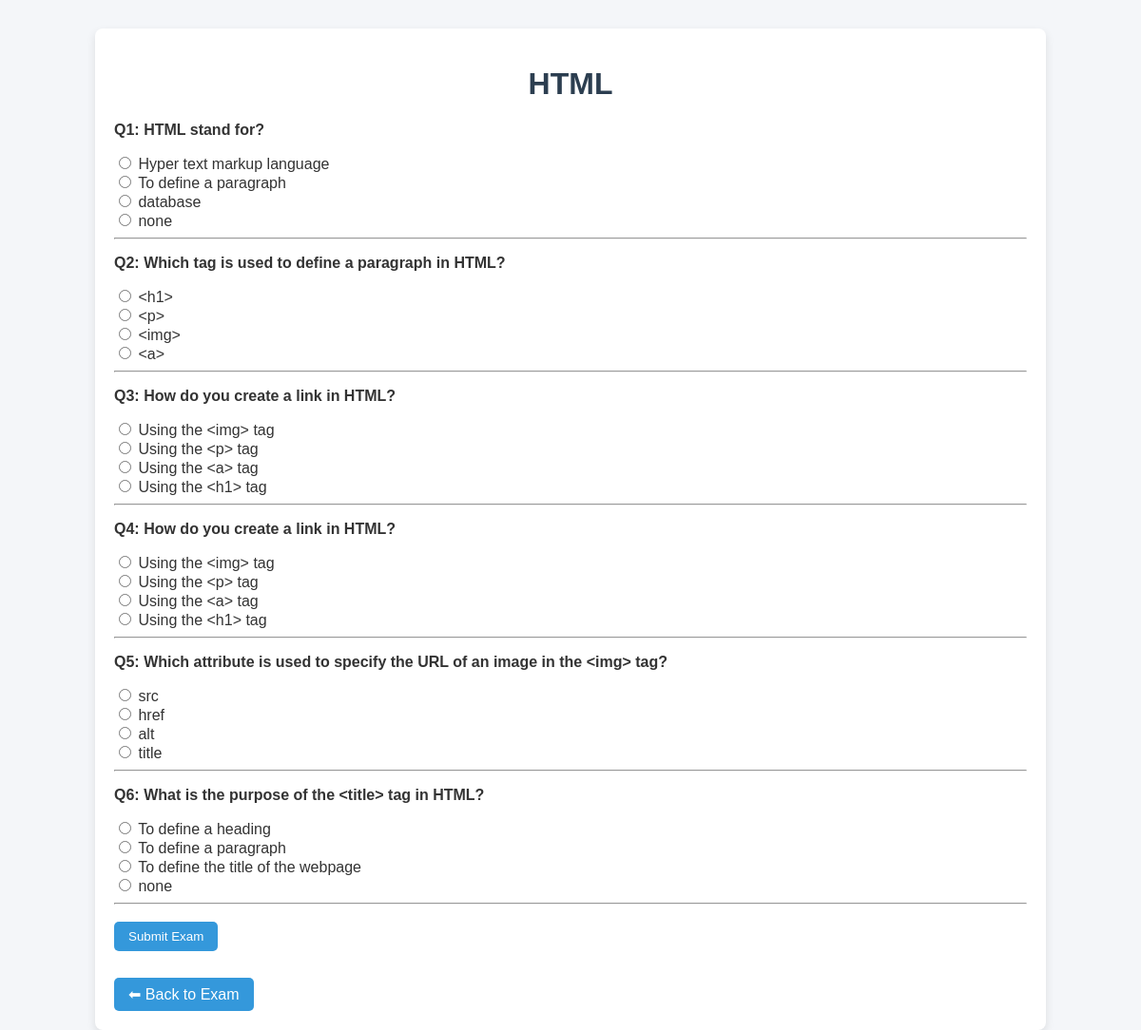
Screenshot of /exams/11/take/ (signed in) with the database file from the repository.
### exam/models.py (models this page shows, shortened)
class Exam(models.Model):
    title = models.CharField(max_length=200)
    description = models.TextField(blank=True)
    duration_minutes = models.PositiveIntegerField(default=10)
    pub_date = models.DateTimeField(default=timezone.now)

class Question(models.Model):
    exam = models.ForeignKey(Exam, on_delete=models.CASCADE, related_name='questions')
    text = models.TextField()
    marks = models.PositiveIntegerField(default=1)

class Choice(models.Model):
    question = models.ForeignKey(Question, on_delete=models.CASCADE, related_name='choices')
    text = models.CharField(max_length=200)
    is_correct = models.BooleanField(default=False)

### exam/views.py (the view, shortened to what this page needs)
# urls.py: path('<int:pk>/take/', views.take_exam, name='take_exam'),
@login_required
def take_exam(request, pk):
    exam = get_object_or_404(Exam, pk=pk)
    questions = exam.questions.prefetch_related('choices').all()
    return render(request, 'exam/take_exam.html', {
        'exam': exam,
        'questions': questions
    })

### exam/templates/exam/take_exam.html (shortened to what this page needs)
{% load static %}
<!DOCTYPE html>
<html>
<head>
    <link rel="stylesheet" href="{% static 'exam/style.css' %}">
</head>
<body>
<div class="container">
    <h1>{{ exam.title }}</h1>
    <form method="post">
        {% for q in questions %}
            <div>
                <p><b>Q{{ forloop.counter }}: {{ q.text }}</b></p>
                {% for c in q.choices.all %}
                    <label>
                        <input type="radio" name="question_{{ q.id }}" value="{{ c.id }}">
                        {{ c.text }}
                    </label><br>
                {% endfor %}
            </div>
            <hr>
        {% endfor %}
        <button type="submit">Submit Exam</button>
    </form>
    <br>
    <a href="{% url 'exam_detail' exam.pk %}">⬅ Back to Exam</a>
</div>
</body>
</html>

### exam/static/exam/style.css (style rules this page uses)
body { font-family: Arial, sans-serif; background: #f4f6f9; margin: 0; padding: 0; color: #333; }
h1, h2 { color: #2c3e50; text-align: center; margin-top: 20px; }
.container { width: 80%; margin: auto; background: #fff; padding: 20px; margin-top: 30px; border-radius: 8px; box-shadow: 0 4px 10px rgba(0,0,0,0.1); }
button, a { display: inline-block; padding: 8px 15px; margin-top: 10px; border-radius: 5px; text-decoration: none; background: #3498db; color: white; border: none; cursor: pointer; }

### rows the page displays
Exam: title "HTML"
Question: text "HTML stand for?"
Choice: text "Hyper text markup language"
Choice: text "To define a paragraph"
Choice: text "database"
Choice: text "none"
Question: text "Which tag is used to define a paragraph in HTML?"
Choice: text "<h1>"
Choice: text "<p>"
Choice: text "<img>"
Choice: text "<a>"
Question: text "How do you create a link in HTML?"
Choice: text "Using the <img> tag"
Choice: text "Using the <p> tag"
Choice: text "Using the <a> tag"
Choice: text "Using the <h1> tag"
Question: text "How do you create a link in HTML?"
Choice: text "Using the <img> tag"
Choice: text "Using the <p> tag"
Choice: text "Using the <a> tag"
Choice: text "Using the <h1> tag"
Question: text "Which attribute is used to specify the URL of an image in the <img> tag?"
Choice: text "src"
Choice: text "href"
Choice: text "alt"
Choice: text "title"
Question: text "What is the purpose of the <title> tag in HTML?"
Choice: text "To define a heading"
Choice: text "To define a paragraph"
Choice: text "To define the title of the webpage"
Choice: text "none"
